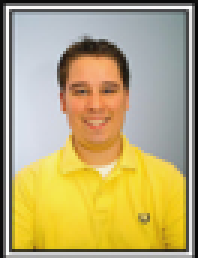
%> input picture TestImages/one_chris.png, 66 x 86 px (shown 3 times larger)
$ octave Test.m   (GNU Octave 9; MATLAB toolbox functions it lacks are replaced by stand-ins)
%> lines starting %> are read from the running program, lines starting %| are printed output that depends on the picture
### Improvements/ScanImageOverScale.m
function [scimages, dets] = ScanImageOverScale(Cparams, im, min_s, max_s, step_s, scimages, classifier_index)
%> called with im = '../TestImages/one_chris.png', min_s = 0.6, max_s = 1.4, step_s = 0.06

% Image processing
I = imread(im);
%> I is the input picture: size 86x66x3 uint8; mean R, G, B 184.8, 169.4, 116.7
if size(I,3) == 3
    I = rgb2gray(I);
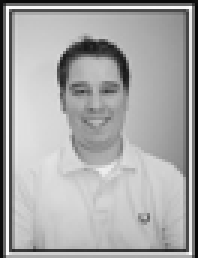
%> I: size 86x66 uint8 (shown 3 times larger); min 6, max 255, mean 168
end
I = double(I);
%> I: size 86x66 double
%> the loop in ScanImageOverScale, `for s = min_s:step_s:max_s` made 1 pass
%> pass 1, in ScanImageOverScale, `scaled_im = imresize(I, s);`:
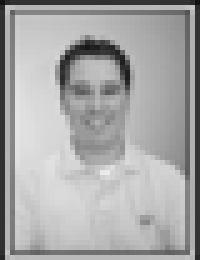
%> scaled_im: size 52x40 double (shown 5 times larger); min 19.17, max 235.9, mean 168.3


% Scale
sc = 1;
dets = [];

for s = min_s:step_s:max_s
    % Scale the image
    scaled_im = imresize(I, s);

    % Search for faces on the scaled image
    % scimages = Integral images
%> the run ends on the next line
    [scimages{sc}, s_dets] = ScanImageFixedSize(Cparams, scaled_im, classifier_index );
    % Prune the faces
    s_fdets = s_dets;
    % s_fdets = PruneDetections(s_dets);

    sc_vector = ones(size(s_fdets,1),1) * sc;

    % [11 lines of commented-out code are left out]

    dets = [dets; s_fdets, sc_vector];
    sc = sc + 1;

end

end

### TaskV/Test.m
% ----------------------------------
% Program 23 Debug
% ----------------------------------
% Test ScanImageFixedSize
path = '../TestImages/one_chris.png';
addpath('../TaskIV/');
addpath('../TaskI/');


Cparams = load('../TaskIII/Cparams.mat');

Cparams = Cparams.Cparams;
% % Load the image
% I = imread(path);
% % Convert to grayscale if needed.
% if size(I,3) == 3
%     I = rgb2gray(I);
% end
%
% % Without pruning
% dets = ScanImageFixedSize(Cparams, I);
% DisplayDetections(path, dets);
%
% % Display the detected face with pruning
% fdets = PruneDetections(dets,0.5);
% DisplayDetections(path, fdets);

% ----------------------------------
% Program 24 Debug
% ----------------------------------
%im = '../TestImages/IMG_0197.jpg';
%im = '../TestImages/many_faces.jpg';
im = path;
min_s = 0.6;
max_s = 1.4;
step_s = .06;

dets = ScanImageOverScale(Cparams, im, min_s, max_s, step_s);
